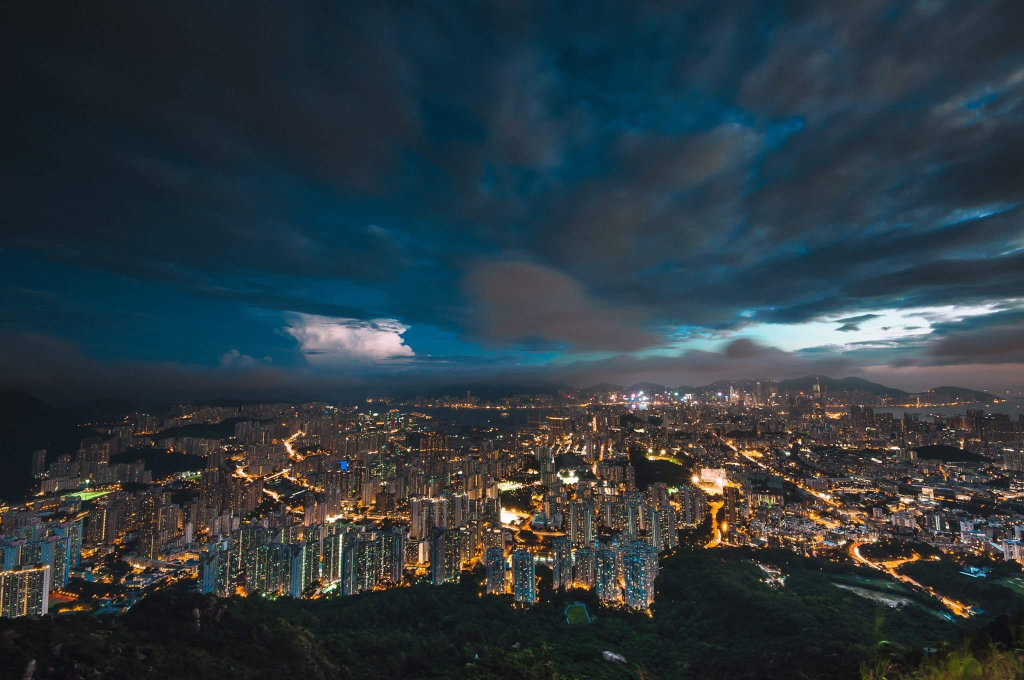
#> input picture photos/cityscape/HK1.jpg, 2048 x 1360 px, found by its file name (shown at 1/2 size); its folder holds 3 pictures in this run
$ python genPicThumbnail.py
#> lines starting #> are read from the running program, lines starting #| are printed output that depends on the picture
from PIL import Image
import os
import glob

height = 225.0
width = -1 # Auto

parent = './photos/'
subcategories = ['cityscape', 'myself', 'naturalhistory']

for cat in subcategories:
    imagedir = os.path.join(parent, cat)
    thumbdir = os.path.join(imagedir, 'thumb')

    imglist = glob.glob(os.path.join(imagedir, '*.jpg'))
    thumblist = glob.glob(os.path.join(thumbdir, '*.jpg'))

    imglist += glob.glob(os.path.join(imagedir, '*.png'))
    thumblist += glob.glob(os.path.join(thumbdir, '*.png'))

    imglist = [im.split('/')[-1] for im in imglist]
    thumblist = [th.split('/')[-1] for th in thumblist]

    existed_thumbs = [thn[6:] for thn in thumblist]

    diff_list = set(imglist).difference(set(existed_thumbs))

    log = cat + " new images: " + str(diff_list)
    print(log)

    for img in diff_list:
        img_p = os.path.join(imagedir, img)
        log = "     Generating: " + img_p
        print(log)
        im = Image.open(img_p)
#> im is the input picture: PIL image 2048x1360 RGB; mean R, G, B 45, 57.6, 64.5
        ratio = height / im.height
#> ratio = 0.165
        im.thumbnail((im.width * ratio, height))
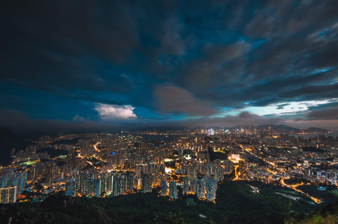
#> im: PIL image 338x224 RGB; mean R, G, B 44.9, 57.5, 64.4
        im.save(os.path.join(thumbdir, 'thumb_'+img))
